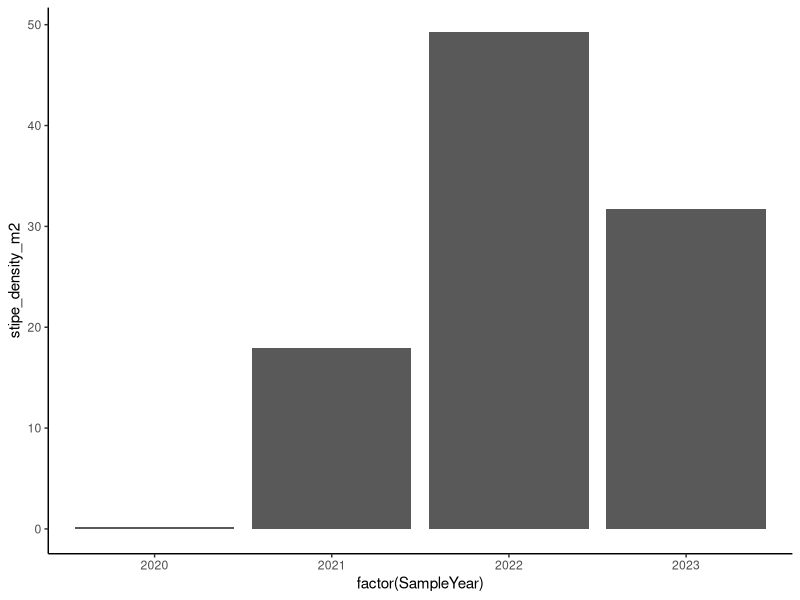
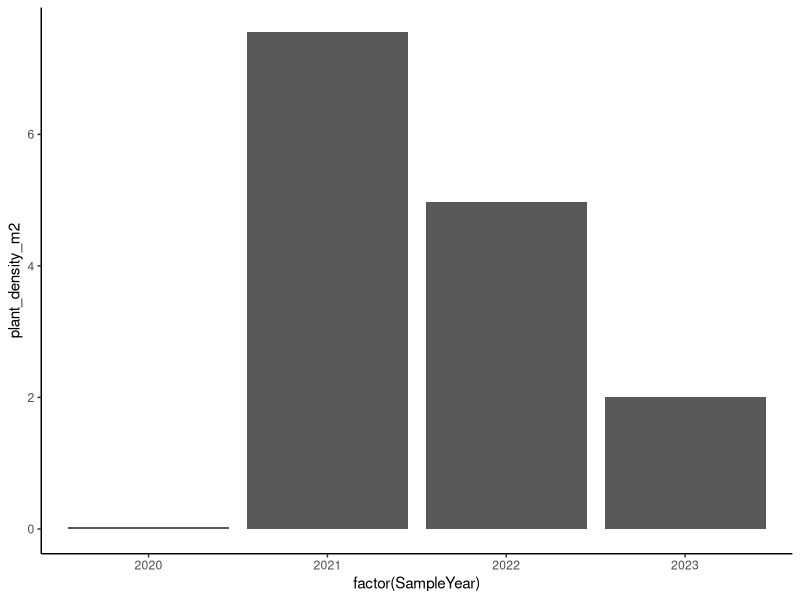
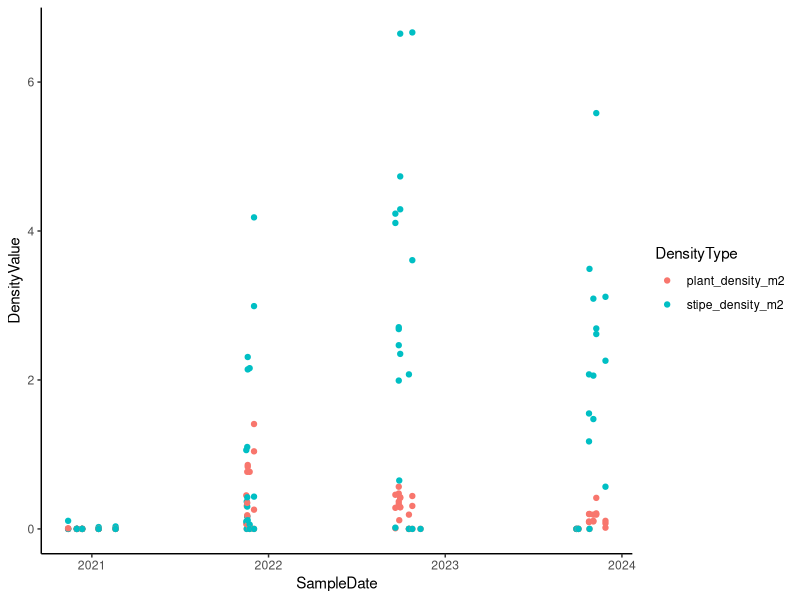
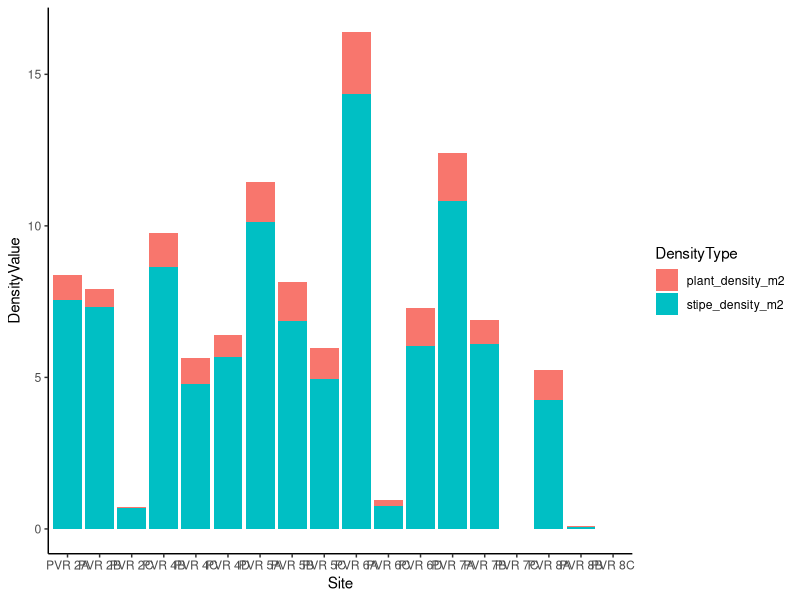
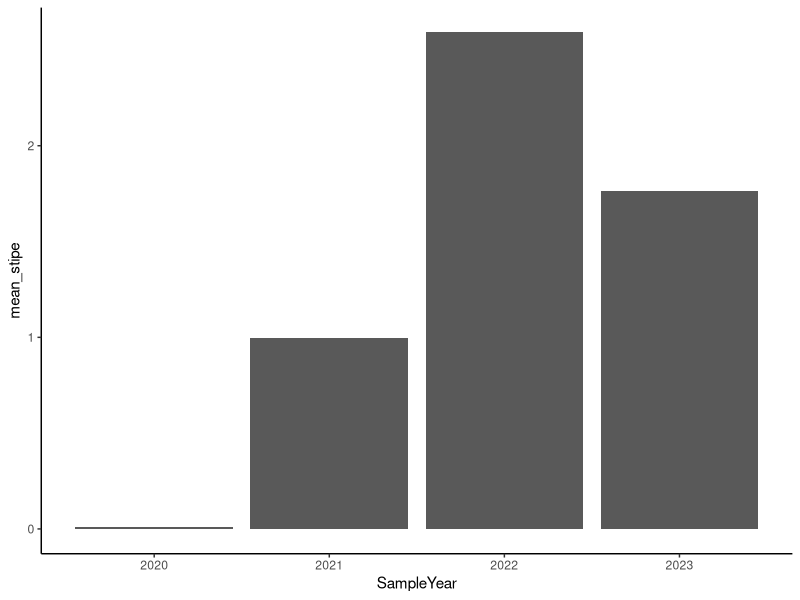

R code for these plots, in order: (Note: this script raises an error after producing the figures.)
# CREATION DATE 24 June 2024
# MODIFIED DATE 24 June 2024

# AUTHOR: kitchel@oxy.edu & placensia@oxy.edu

# PURPOSE: Explore the data on kelp at Palos Verdes, and subset to data we need for analysis

#############################
##Setup
#############################

library(tidyverse)
library(lubridate)
library(dplyr)
library(reshape2)
############################
#LOAD DATA
############################

dat_PV_macrocystis <- read_csv(file.path("data", "dat_PV_macrocystis.csv"))

#The dat_PV_macrocystis data set is compiled of all data taken by the VRG when surveying the reefs off of the PV Peninsula from 2016 - Present. The entire data set will allow me to narrow down all data taken of the PVR modules from the very first survey completed in November 2020. According to Williams et al. PVR was initially constructed in May 2020.

#Let's look at it!
dat_PV_macrocystis

#Let's view some summary statistics
summary(dat_PV_macrocystis)

############################
#Only keep artificial reefs at Palos Verdes
############################

# The focus of my research project is to determine how much giant kelp biomass has grown on the PV artificial reef constructed by the VRG from 2020 - 2023, as well as the amount of carbon that has been stored by each module from NPP from 2020 - 2023.
# To begin I have to narrow down the data set just to look at all data surveys completed on the PVR AR_Complex.

#What types of sites did they survey?
unique(dat_PV_macrocystis$DepthZone) #note ARM stands for artificial reefs

# The VRG surveyed" ""Inner"  "Middle" "Outer"  "Deep"   "ARM (artifical reef)"" sites.


# We only want artificial reef observations, no natural reef at PV
# To only look at artificial reef observations within the PV data set we have to create a new data set "dat_PVR_macrocystis" that just contains surveys at PVR and ARM.
# Our new data set is simply a filter from the dat_PV_macrocystis data set that focuses on only data taken at the "DepthZone: ARM"

dat_PVR_macrocystis <- dat_PV_macrocystis |>
  filter(DepthZone == "ARM") #only include depthzones = ARM

# Lets look at the dat_PV_macrocystis data set
view(dat_PVR_macrocystis)
#Looks great

############################
#Narrow down years?
############################
# I am only interested in looking at giant kelp stipe and plant counts from the VRG ARM surveys after September 2020, post PVR complete construction. To begin this step we will sort the dat_PVR_macrocystis to determine what years ARM surveys were conducted.

sort(unique(dat_PVR_macrocystis$SampleYear))

# What years do we have now?
# 2019 2020 2021 2022 2023

# When was the the earliest dive survey of PVR conducted?
# 2019


#####################
#Filter out data from after first "Post-Construction" survey after September 2020
#####################


# We only want years after complete installation of Palos Verdes Reef (September of 2020)
# To filter the data set I changed the SampleDate format from character to numerical data, mutating "SampleDate" to dmy(SampleDate)"
# Then filtered the data set for post the first survey in November 2020: 11-13-2020

dat_PV_macrocystis_post_construction <- dat_PVR_macrocystis |>
  mutate(SampleDate = dmy(SampleDate)) |>
  filter(SampleDate >= "2020-11-13")
# Lets view the data set
view(dat_PV_macrocystis_post_construction)

#Looks great

##########################
# Now we want to utilize the filtered PVR data set to look at plant and stipe density.
# According to University of Southern Florida: Kelp are made of three main parts: blades, stipes, and holdfasts. Blades are like leave of land plants; photosynthetic factories of the kelp, this is where energy from sunlight and nutrients from the water are combined to produce food.
#.... Blades do not complete nutrient transport functions like the stems of plants, instead provide support for the kelp blades.
# According to North 'Biology of Macrocystis in North America' we can estimate Total biomass in a population by multiplying frond density by the mean wet weight of a frond (i.e. ca 1 kg) (THIS IS THE MAIN GOAL OF DATA CONFIGURATION TO HELP ESTIMATE THE AMOUNT OF CARBON STORED BY GIANT KELP AT EACH MODULE)
# According to Reed et al. 2009 "Density of fronds provides a much better estimator of FSC ("stsanding biomass - mass associated with holdfasts and reproductive blades") than plants as fronds explained nearly 2.5 times more of the observed variability in FSC than plants (r^2 = 0.70 vs 0.34).

# With our interpretation, frond = stipes. So we can utilize stipe density to calculate biomass (eventually).
##########################

############################
#To calculate an overall density for each site and sampling day, we will sum both macrocystis stipe count and plant count over 2 transects (seperately), by dividing stipe count by 120 meters squared (60 m x 2)
############################


#These 'cheat sheets' are always helpful for working through R! https://www.rstudio.com/wp-content/uploads/2015/02/data-wrangling-cheatsheet.pdf

#First, stipe densities! Zoë filtered this data set to only contain the SampleYear, SampleDate, Site, and Density of stipes

PVR_macrocystis_stipe_densities <- dat_PV_macrocystis_post_construction |>
  group_by(SampleYear, SampleDate, Site) |> #take sum for each site, each sampling day, and each sampling year
  filter(BenthicReefSpecies == "Macrocystis pyrifera stipes") |> #limit to stipes only!
  summarise(stipe_density_m2 = sum(Abundance)/120)

#take a look!
PVR_macrocystis_stipe_densities
# Looks great


# Second, plant densities!
# Zoë filtered this data set to only contain the SampleYear, SampleDate, Site, and Density of plants

PVR_macrocystis_plant_densities <- dat_PV_macrocystis_post_construction |>
  group_by(SampleYear, SampleDate, Site) |>
  filter(BenthicReefSpecies == "Macrocystis pyrifera") |>
  summarise(plant_density_m2 = sum(Abundance)/120)

#look at code:
PVR_macrocystis_plant_densities


#Try it yourself!! (follow above as a guide)



############################
#How does stipe density vary across years?
############################


ggplot(data = PVR_macrocystis_stipe_densities) +
  geom_col(aes(x = factor(SampleYear), y = stipe_density_m2)) +
  theme_classic()

############################
#How does plant density vary across years?
############################


ggplot(data = PVR_macrocystis_plant_densities) +
  geom_col(aes(x = factor(SampleYear), y = plant_density_m2)) +
  theme_classic()

#How does plant density compare to stipe density?

# To complete this comparison Zoë helped me create a p_left data set that combined the stipe density values (# stipes/ 120 m^2) and plant density values (#plants/120 m^2)
p_left <- dplyr::left_join(PVR_macrocystis_plant_densities, PVR_macrocystis_stipe_densities, by = c("SampleYear", "SampleDate", "Site"))

#We would like to look at the stipe density and plant density per each sample date between 2020 - 2023

#look at code
View(p_left)

str(p_left)

head(p_left)


# Create data set that is tidy/long instead of wide where we have a column for each of the types of things we measured/recorded in our data. We want each observation/sample date to have both a plant density and stipe density assigned values.
# AKA reshape data from wide (untidy) to long (tidy).
# Long data is more clear as it shows how many distinct types of variables we have in the data

# Our goal in comparing plant density and stipe density in p_left is to look at the differences in plant density to stipe density from the entire data set.
# Use the pivot function to go from wide p_left to long

p_left_long <- p_left %>%
  pivot_longer(cols = c(plant_density_m2, stipe_density_m2),
               names_to = "DensityType",
               values_to = "DensityValue")
#View data set
view(p_left_long)

#looks great
#Now that the data set has only two columns describing the DensityType and Density Value, we can plot DensityType as the color variable, SampleYear as the X-variable, and DensityValue as the Y-variable
#plot plant density value vs stipe density value for each sample date

ggplot(data = p_left_long) +
       geom_point(aes(x = SampleDate, y = DensityValue, color = DensityType)) +
  theme_classic()

view(p_left_long)

# This ggplot is not easy to understand.... what about if I plot as a geom_bar with the two types of density side by side
ggplot(data = p_left_long) +
  geom_col(aes(x = Site, y = DensityValue, fill = DensityType)) +
  theme_classic()

#Create sum(DensityValue) per each SampleYear. We want one density value for each year.

#In 2020 what was the average giant kelp stipe density?

# Begin by finding mean value of stipes from 2020 within p_left_long....


p_left_df <- p_left %>%
  group_by(SampleYear) %>%
  summarise(mean_stipe = mean(stipe_density_m2),
            mean_plant = mean(plant_density_m2))

view(p_left_df)

# Plot
ggplot(p_left_df, aes(x = SampleYear, y = mean_stipe)) +
  geom_col() +
  theme_classic()


p_left_df2 <- p_left_long %>%
  group_by(SampleYear, DensityType) %>%
  summarise(mean_density = mean(DensityValue))

#View new data set that just has mean values of each DensityType
p_left_df2


# Now I am creating a ggplot that plots mean plant density and mean stipe density per year in side by side bar plots using the geom_col() function to show how plant density and stipe density have changed every year post construction of PVR.
# INITIAL COPY DON'T DELETE
Average_plant_and_stipe_density_figure1 <- ggplot(data = p_left_df2, aes(x = SampleYear, y = mean_density, fill = DensityType)) +
  geom_col(position = "dodge") +
  labs(x = "Year of Sample Collection during Fall Season", y = expression("Mean Density (kg/m"^2*")")) +
  scale_y_continuous(breaks = seq(0, 3, by = 0.1), expand = c(0,0)) +
  scale_x_continuous(breaks= seq(2020, 2023), expand = c(0,0)) +
  geom_hline(yintercept = 0, color = "black", linetype = "solid") +
  geom_vline(xintercept = NULL, color = "black", linetype = "solid") +
  theme(axis.text = element_text(size = 12),
        axis.title = element_text(size = 14, face = "bold"),
        legend.text = element_text(size = 13),
        panel.background =element_blank()) +
  scale_fill_manual(values = custom_colors)



# Adjusting the names of the DensityType: Plant_density_m2 and stipe_density_m2 to Total plant and Total stipe


# Adjust plot margins

custom_colors <- c("#005000", "#009292")

p_left_df2$DensityType <- ifelse(p_left_df2$DensityType == "stipe_density_m2", "Total stipe",
                                 ifelse(p_left_df2$DensityType == "plant_density_m2", "Total plant",
                                        p_left_df2$DensityType))

Average_plant_and_stipe_density_figure12 <- ggplot(data = p_left_df2, aes(x = SampleYear, y = mean_density, fill = DensityType)) +
  geom_hline(yintercept = seq(0, 3.1, by = 0.5), color = "lightgrey", linetype = "solid") +  # Add lines at 0.5 intervals
  geom_hline(yintercept = 0, color = "black", linetype = "solid") +
  geom_col(position = "dodge") +
  labs(x = "Year of Sample Collection during Fall Season", y = expression("Mean Density (kg/m"^2*")")) +
  scale_y_continuous(breaks = seq(0, 3.1, by = 0.1),
                     labels = function(x) ifelse(x %% 0.5 == 0, as.character(x), ''),
                     expand = c(0,0)) +
  scale_x_continuous(breaks= seq(2020, 2023), expand = c(0,0)) +
  theme(axis.text = element_text(size = 14, color = "black", face = "bold"),
        axis.title = element_text(size = 15, color = "black",face = "bold"),
        legend.title = element_text(size = 16),
        legend.text = element_text(size = 13),
        panel.background = element_blank(),
        legend.position = c(0.1, 1),
        legend.justification = c(0, 1)) +
  scale_fill_manual(name = "Plant Component", values = custom_colors)

# I want to graph plant mean density and stipe density at each module from 2020-2023 ("through time")

#Save figure
ggsave(Average_plant_and_stipe_density_figure12, path = ("figures"), filename = "Average_plant_and_stipe_density_figure12.jpg", width = 9, height = 8, units = "in", dpi = 300)
